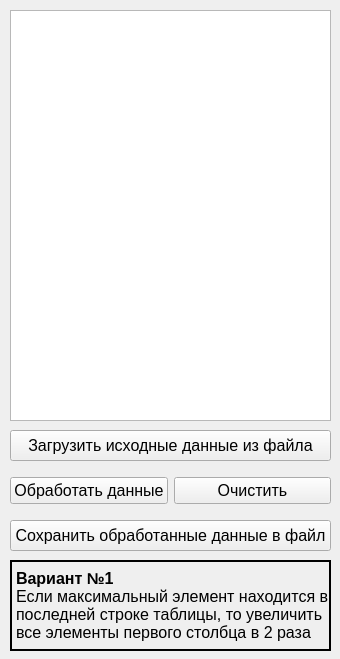
<?xml version="1.0" encoding="UTF-8"?>
<ui version="4.0">
 <class>Form</class>
 <widget class="QWidget" name="Form">
  <property name="geometry">
   <rect>
    <x>0</x>
    <y>0</y>
    <width>340</width>
    <height>659</height>
   </rect>
  </property>
  <property name="minimumSize">
   <size>
    <width>340</width>
    <height>659</height>
   </size>
  </property>
  <property name="maximumSize">
   <size>
    <width>340</width>
    <height>659</height>
   </size>
  </property>
  <property name="font">
   <font>
    <pointsize>12</pointsize>
    <stylestrategy>PreferAntialias</stylestrategy>
   </font>
  </property>
  <property name="windowTitle">
   <string>Работа с массивами и файлами PyQt6</string>
  </property>
  <property name="windowIcon">
   <iconset>
    <normaloff>images/logo.png</normaloff>images/logo.png</iconset>
  </property>
  <widget class="QWidget" name="horizontalLayoutWidget">
   <property name="geometry">
    <rect>
     <x>10</x>
     <y>470</y>
     <width>321</width>
     <height>41</height>
    </rect>
   </property>
   <layout class="QHBoxLayout" name="horizontalLayout">
    <item>
     <widget class="QPushButton" name="btn_process_data">
      <property name="text">
       <string>Обработать данные</string>
      </property>
     </widget>
    </item>
    <item>
     <widget class="QPushButton" name="btn_clear">
      <property name="text">
       <string>Очистить</string>
      </property>
     </widget>
    </item>
   </layout>
  </widget>
  <widget class="QPushButton" name="btn_upload_data">
   <property name="geometry">
    <rect>
     <x>10</x>
     <y>430</y>
     <width>321</width>
     <height>31</height>
    </rect>
   </property>
   <property name="text">
    <string>Загрузить исходные данные из файла</string>
   </property>
  </widget>
  <widget class="QPushButton" name="btn_save_data">
   <property name="geometry">
    <rect>
     <x>10</x>
     <y>520</y>
     <width>321</width>
     <height>31</height>
    </rect>
   </property>
   <property name="text">
    <string>Сохранить обработанные данные в файл</string>
   </property>
  </widget>
  <widget class="QLabel" name="label_task">
   <property name="geometry">
    <rect>
     <x>10</x>
     <y>560</y>
     <width>321</width>
     <height>91</height>
    </rect>
   </property>
   <property name="styleSheet">
    <string notr="true">border : 2px solid black;</string>
   </property>
   <property name="text">
    <string>&lt;html&gt;&lt;head/&gt;&lt;body&gt;&lt;p&gt;&lt;span style=&quot; font-weight:600;&quot;&gt;Вариант
                    №1&lt;/span&gt;&lt;br/&gt;Если максимальный элемент находится в&lt;br/&gt;последней строке таблицы,
                    то увеличить&lt;br/&gt;все элементы первого столбца в 2 раза&lt;/p&gt;&lt;/body&gt;&lt;/html&gt;
                </string>
   </property>
  </widget>
  <widget class="QPlainTextEdit" name="plainTextEdit">
   <property name="geometry">
    <rect>
     <x>10</x>
     <y>10</y>
     <width>321</width>
     <height>411</height>
    </rect>
   </property>
  </widget>
 </widget>
 <resources/>
 <connections/>
</ui>
